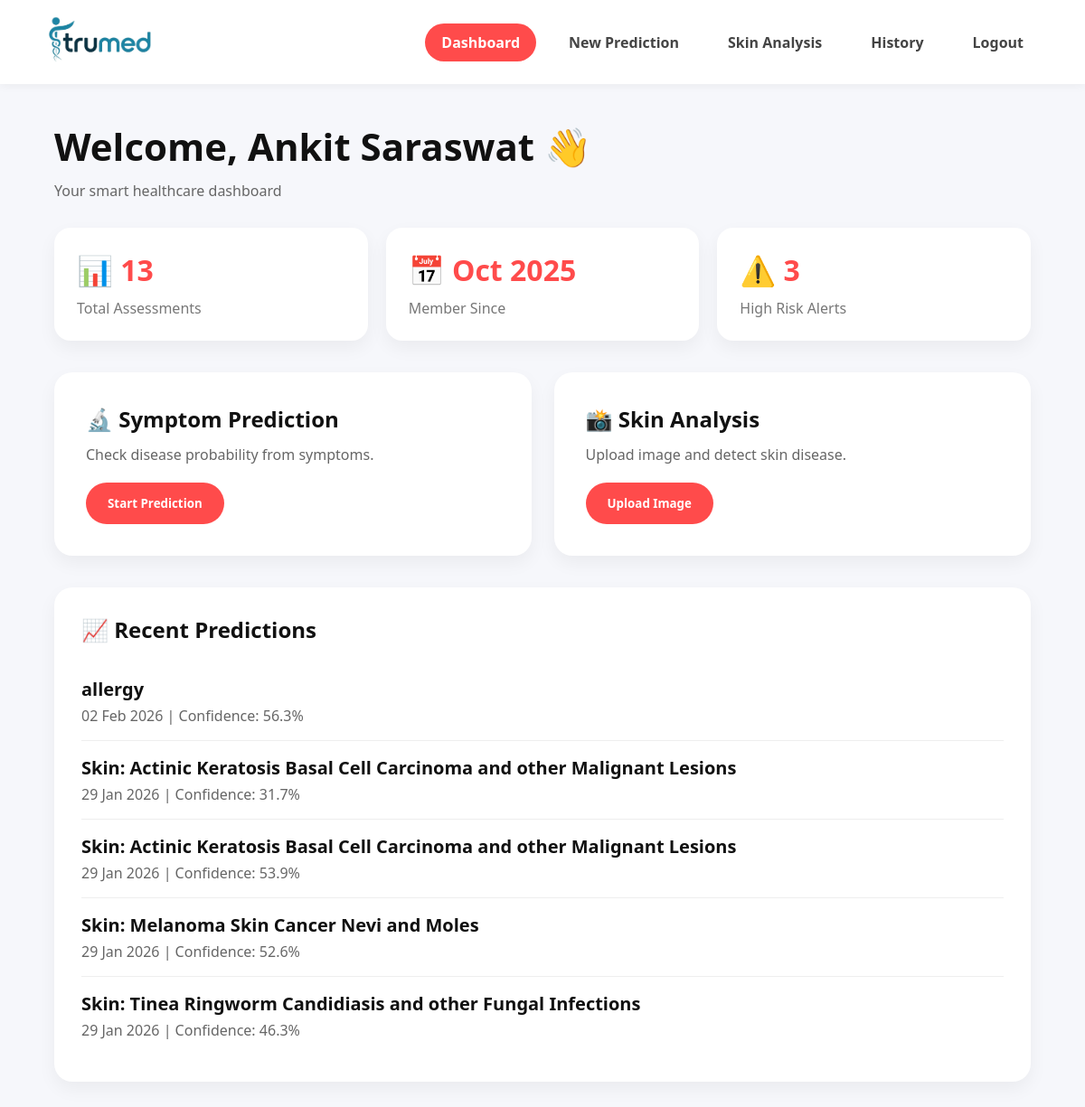
The app's page /dashboard (signed in) with its own data.
### database.py (models this page shows, shortened)
class User(db.Model):
    __tablename__ = 'users'
    id = db.Column(db.Integer, primary_key=True)
    name = db.Column(db.String(100), nullable=False)
    email = db.Column(db.String(120), unique=True, nullable=False, index=True)
    phone = db.Column(db.String(15), nullable=False)
    dob = db.Column(db.String(20), nullable=False)
    gender = db.Column(db.String(10), nullable=False)
    password_hash = db.Column(db.String(255), nullable=False)
    account_type = db.Column(db.String(20), default='user')  # 'user' or 'admin'
    created_at = db.Column(db.DateTime, default=datetime.utcnow)
    predictions = db.relationship('Prediction', backref='user', lazy=True, cascade='all, delete-orphan')

class Prediction(db.Model):
    __tablename__ = 'predictions'
    id = db.Column(db.Integer, primary_key=True)
    user_id = db.Column(db.Integer, db.ForeignKey('users.id'), nullable=False)
    symptoms = db.Column(db.Text, nullable=False)
    predicted_disease = db.Column(db.String(200), nullable=False)
    confidence_score = db.Column(db.Float, nullable=False)
    risk_level = db.Column(db.String(20), nullable=False)  # 'Low', 'Moderate', 'High'
    suggestions = db.Column(db.Text, nullable=False)  # JSON string
    contributing_factors = db.Column(db.Text, nullable=True)  # JSON string of XAI results
    recommended_medicines = db.Column(db.Text, nullable=True)  # Medicine recommendations
    precautions = db.Column(db.Text, nullable=True)  # Precautions to take
    diet_recommendations = db.Column(db.Text, nullable=True)  # Diet advice
    timestamp = db.Column(db.DateTime, default=datetime.utcnow, index=True)

### app.py (the view)
@app.route('/dashboard')
@login_required
def dashboard():
    user = get_current_user()
    total_predictions = Prediction.query.filter_by(user_id=user.id).count()
    high_risk_count = Prediction.query.filter_by(user_id=user.id, risk_level='High').count()
    recent_predictions = Prediction.query.filter_by(user_id=user.id).order_by(
        Prediction.timestamp.desc()
    ).limit(5).all()
    return render_template('dashboard.html',
                         user=user,
                         recent_predictions=recent_predictions,
                         total_predictions=total_predictions,
                         high_risk_count=high_risk_count)

### app.py (called while the page is built)
def login_required(f):
    @wraps(f)
    def decorated_function(*args, **kwargs):
        if 'user_id' not in session:
            flash('Please login to access this page', 'error')
            return redirect(url_for('login'))
        return f(*args, **kwargs)
    return decorated_function

def get_current_user():
    if 'user_id' in session:
        return User.query.get(session['user_id'])
    return None

### templates/dashboard.html (shortened to what this page needs)
<!DOCTYPE html>
<html lang="en">
<head>
</head>
<body>
<div class="navbar">
    <a href="{{ url_for('dashboard') }}" class="logo">
        <img src="/static/images/dev2.png">
    </a>
    <div class="nav-links">
        <a href="{{ url_for('dashboard') }}" class="active">Dashboard</a>
        <a href="{{ url_for('prediction') }}">New Prediction</a>
        <a href="{{ url_for('skin_analysis') }}">Skin Analysis</a>
        <a href="{{ url_for('history') }}">History</a>
        <a href="{{ url_for('logout') }}">Logout</a>
    </div>
</div>
<div class="container">
    <div class="welcome">
        <h1>Welcome, {{ user.name }} 👋</h1>
        <p>Your smart healthcare dashboard</p>
    </div>
    <div class="stats">
        <div class="card">
            <h3>📊 {{ user.predictions|length }}</h3>
            <p>Total Assessments</p>
        </div>
        <div class="card">
            <h3>📅 {{ user.created_at.strftime('%b %Y') }}</h3>
            <p>Member Since</p>
        </div>
        <div class="card">
            <h3>⚠️ 3</h3>
            <p>High Risk Alerts</p>
        </div>
    </div>
    <div class="actions">
        <div class="action-box">
            <h2>🔬 Symptom Prediction</h2>
            <p>Check disease probability from symptoms.</p>
            <button class="btn" onclick="window.location.href='{{ url_for('prediction') }}'">
                Start Prediction
            </button>
        </div>
        <div class="action-box">
            <h2>📸 Skin Analysis</h2>
            <p>Upload image and detect skin disease.</p>
            <button class="btn" onclick="window.location.href='{{ url_for('skin_analysis') }}'">
                Upload Image
            </button>
        </div>
    </div>
    <div class="history">
        <h2>📈 Recent Predictions</h2>
        {% if recent_predictions %}
            {% for pred in recent_predictions %}
            <div class="prediction">
                <h4>{{ pred.predicted_disease }}</h4>
                <p>{{ pred.timestamp.strftime('%d %b %Y') }} | Confidence: {{ "%.1f"|format(pred.confidence_score) }}%</p>
            </div>
            {% endfor %}
        {% else %}
            <p>No history found.</p>
        {% endif %}
    </div>
</div>
</body>
</html>

### templates/dashboard.html (style rules this page uses)
* { margin:0; padding:0; box-sizing:border-box; font-family:Segoe UI, sans-serif; }
body { background:#f6f7fb; color:#111; }
.navbar { background:#fff; padding:18px 50px; display:flex; justify-content:space-between; align-items:center; box-shadow:0 2px 10px rgba(0,0,0,.05); }
.logo img { height:52px; }
.nav-links { display:flex; gap:18px; }
.nav-links a { text-decoration:none; color:#444; font-weight:600; padding:10px 18px; border-radius:30px; transition:.3s; }
.nav-links a:hover, .nav-links .active { background:#ff4b4b; color:#fff; }
.container { width:90%; max-width:1300px; margin:auto; padding:40px 0; }
.welcome { margin-bottom:30px; }
.welcome h1 { font-size:42px; }
.welcome p { color:#666; margin-top:10px; }
.stats { display:grid; grid-template-columns:repeat(auto-fit,minmax(220px,1fr)); gap:20px; margin-bottom:35px; }
.card { background:#fff; padding:25px; border-radius:18px; box-shadow:0 8px 20px rgba(0,0,0,.05); }
.card h3 { font-size:32px; color:#ff4b4b; }
.card p { color:#777; margin-top:10px; }
.actions { display:grid; grid-template-columns:1fr 1fr; gap:25px; margin-bottom:35px; }
.action-box { background:#fff; border-radius:20px; padding:35px; box-shadow:0 8px 20px rgba(0,0,0,.05); }
.action-box h2 { margin-bottom:12px; }
.action-box p { color:#666; margin-bottom:20px; }
.btn { background:#ff4b4b; color:#fff; border:none; padding:14px 24px; border-radius:40px; font-weight:700; cursor:pointer; transition:.3s; }
.history { background:#fff; padding:30px; border-radius:20px; box-shadow:0 8px 20px rgba(0,0,0,.05); }
.history h2 { margin-bottom:20px; }
.prediction { border-bottom:1px solid #eee; padding:16px 0; }
.prediction:last-child { border:none; }
.prediction h4 { font-size:20px; }
.prediction p { color:#666; margin-top:5px; }

### records on screen
User: name "Ankit Saraswat", created_at "Oct 2025"
Prediction: predicted_disease "allergy", timestamp "02 Feb 2026", confidence_score "56.3"
Prediction: predicted_disease "Skin: Actinic Keratosis Basal Cell Carcinoma and other Malignant Lesions", timestamp "29 Jan 2026", confidence_score "31.7"
Prediction: predicted_disease "Skin: Actinic Keratosis Basal Cell Carcinoma and other Malignant Lesions", timestamp "29 Jan 2026", confidence_score "53.9"
Prediction: predicted_disease "Skin: Melanoma Skin Cancer Nevi and Moles", timestamp "29 Jan 2026", confidence_score "52.6"
Prediction: predicted_disease "Skin: Tinea Ringworm Candidiasis and other Fungal Infections", timestamp "29 Jan 2026", confidence_score "46.3"

### other values on screen
{{ user.predictions|length }} "13"
